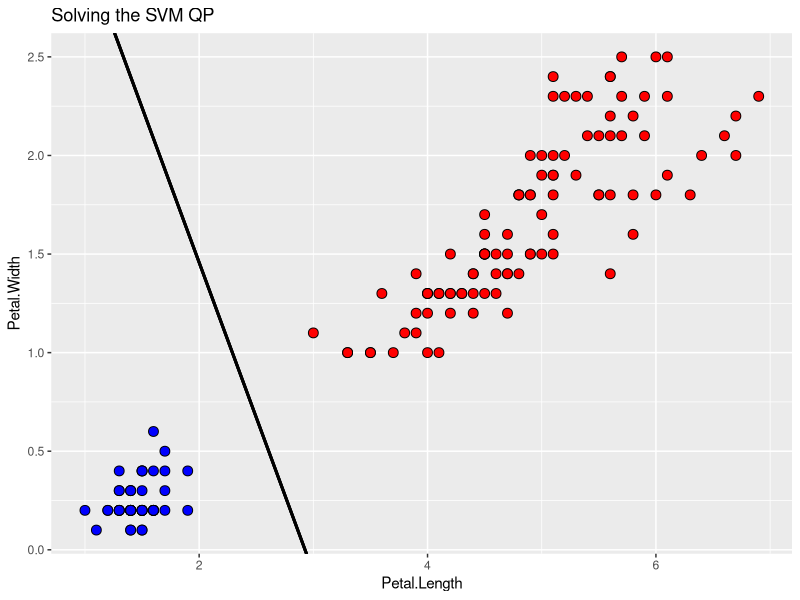

Here is the R script that generated this plot:
#  This gist solves the hard-margin SVM problem in three ways: using quadprog, using kernlab's ipop, and by 
#  the e1071 wrapper around libsvm.
#
#  author: R. Walker  (r_walker@zoho.com)
#  LICENSE: MIT
library("quadprog")
library("kernlab")
library("e1071")

# Use Fisher iris data and binarize one of the species
# Choose "setosa" for a linearly separable example
# Choose "versicolor" or "virginica" for a non-separable example
# 
# For separable problem, all three methods should be very close.  For non-separable problem,
# ipop and quadprog should be close (after some parameter tuning) but SVM result will still be a bit
# different.
#
data(iris)
train <- iris
train$y <-ifelse(train[,5]=="setosa", 1, -1)

# order the training data labeling to avoid oddities with 
# training labels in libsvm
# see http://www.csie.ntu.edu.tw/~cjlin/libsvm/faq.html#f430
train <- train[order(train$y, decreasing=TRUE),]

# set the problem data and parameters
X <- as.matrix(train[,c("Petal.Length", "Petal.Width")])
y <- as.matrix(train$y)
n <- dim(X)[1]

####################################################################################################################
# solve QP with quadprog and the perturbance hack
# From the documentation:
# This routine implements the dual method of Goldfarb and Idnani (1982, 1983) for solving quadratic programming
# problems of the form min(-d^T b + 1/2 b^T D b) with the constraints A^T b >= b_0.
####################################################################################################################
# quadprog solver requires that the D matrix be symmetric positive definite.  But the SVM problem is almost always
# only non-negative definite!  As a hack, we can perturb D by a small diagonal matrix and obtain positive definite
# matrix.  Choose eps a relatively small value for the diagonal perturbance.
eps <- 5e-4

# build the system matrices
Q <- sapply(1:n, function(i) y[i]*t(X)[,i])
D <- t(Q)%*%Q
d <- matrix(1, nrow=n)
b0 <- rbind( matrix(0, nrow=1, ncol=1) , matrix(0, nrow=n, ncol=1) )
A <- t(rbind(matrix(y, nrow=1, ncol=n), diag(nrow=n)))

# call the QP solver:
sol <- solve.QP(D +eps*diag(n), d, A, b0, meq=1, factorized=FALSE)
qpsol <- matrix(sol$solution, nrow=n)

####################################################################################################################
# solve the QP with kernlab solver
# ipop solves the quadratic programming problem :
# \min(c'*x + 1/2 * x' * H * x)
# subject to: 
# b <= A * x <= b + r
# l <= x <= u
#
# Unlike quadprog, ipop can handle a non-negative definite system matrix; however if the problem is 
# not separable then (as formulated here) the ipop solver will become unstable.  In this case, we can add
# the same perturbance term from above.
####################################################################################################################
uu <- 1e10     # Huge so that solution is unconstrained from above
eps <- 1e-11    # perturbance size (can set to 0 for separable problem)
b <- 0
r <- 0
A2 <- t(y)
l <- matrix(0, nrow=n, ncol=1)
u <- matrix(uu, nrow=n, ncol=1)
sol2 <- ipop(-d, t(Q)%*%Q+eps*diag(n), A2, b, l, u, r, verb=TRUE, sigf=5, margin=1e-8) # toggle margin and sigf if fails to converge.
ipopsol <- primal(sol2)
####################################################################################################################
# svm solver provided by e1071
# This solver is implemented to solve a soft-margin problem.  If we choose C very large, 
# then the margins will be very small and we'll approach the hard-margin classification problem that we solved above
# with ipop and quadprog
####################################################################################################################
C <- 1e5     # Huge value forces hard margin problem
sv <- svm(y~Petal.Length+Petal.Width, data=train, kernel="linear", scale=FALSE, type="C-classification", cost=C)

# get the slope and intercept terms from e1071 svm:
W <- rowSums(sapply(1:length(sv$coefs), function(i) sv$coefs[i]*sv$SV[i,]))
svmline = c(sv$rho/W[2], -W[1]/W[2])

# extract and plot the decision boundary from the results of each solver.
# build the support vectors, slopes, and intercepts
findLine <- function(a, y, X){
  nonzero <-  abs(a) > 1e-5
  W <- rowSums(sapply(which(nonzero), function(i) a[i]*y[i]*X[i,]))
  b <- mean(sapply(which(nonzero), function(i) X[i,]%*%W- y[i]))
  slope <- -W[1]/W[2]
  intercept <- b/W[2]
  return(c(intercept,slope))
}
qpline <- findLine( qpsol, y, X)
ipopline <- findLine(ipopsol, y, X)

# plot the results
library(ggplot2)
plt <- ggplot(train, aes(x=Petal.Length, y=Petal.Width)) + 
  ggtitle("Solving the SVM QP") +
  geom_point(aes(fill=factor(y)), size=3, pch=21) +
  geom_abline(intercept=qpline[1], slope=qpline[2], size=1, aes(color="quadprog"), show_guide=TRUE) +
  geom_abline(intercept=ipopline[1], slope=ipopline[2], size=1, aes(color="ipop")) +
  geom_abline(intercept=svmline[1], slope=svmline[2], size=1, aes(color="svm"))+
  scale_fill_manual(values=c("red","blue"), guide='none')+
  scale_color_manual(values=c("green", "yellow", "black"))+
  theme(legend.position="bottom", legend.title=element_blank())
print(plt)

# print the results
print(sprintf("quadprog number of nonzeros: %d", sum(abs(qpsol)>1e-7)))
print(sprintf("ipop number of nonzeros: %d", sum(abs(ipopsol)>1e-7)))
print(sprintf("svm number of nonzeros: %d", length(sv$coefs)))
print(sprintf("Difference between quadprog and ipop solutions: %f", sqrt(sum(qpsol - ipopsol)^2)))
print(sprintf("Quadprog: Intercept: %f    Slope: %f", qpline[1], qpline[2]))
print(sprintf("ipop: Intercept: %f    Slope: %f", ipopline[1], ipopline[2]))
print(sprintf("svm: Intercept: %f    Slope: %f", svmline[1], svmline[2]))
